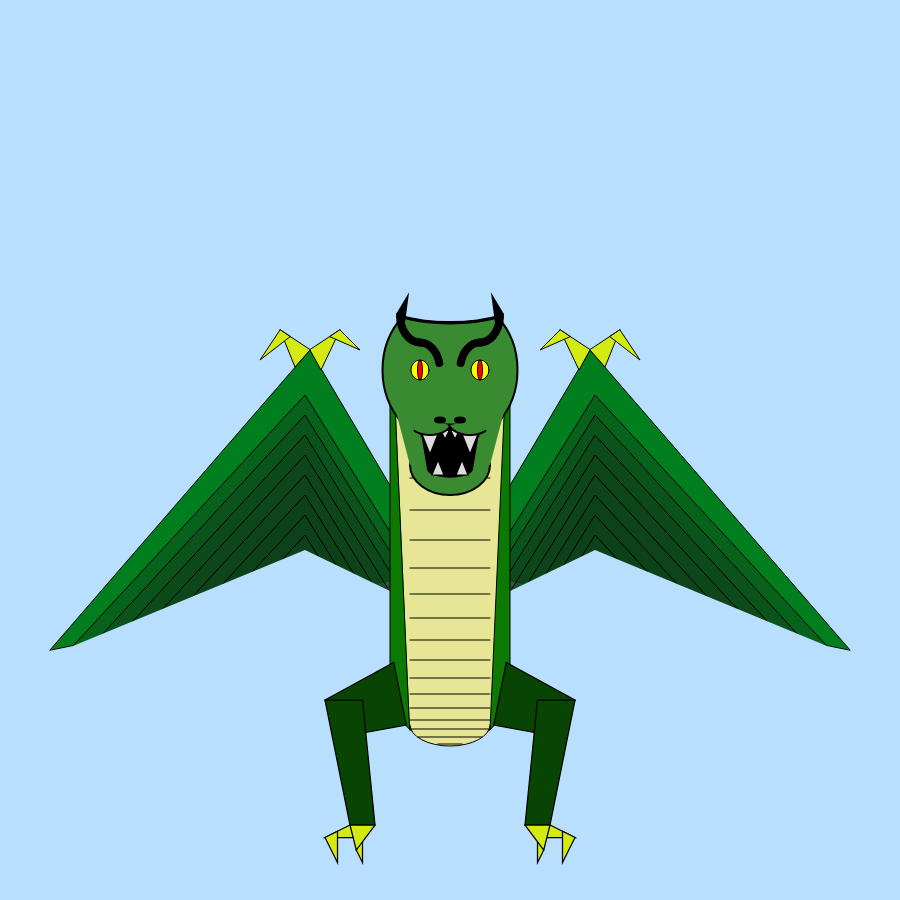
Frame 1 (no input)
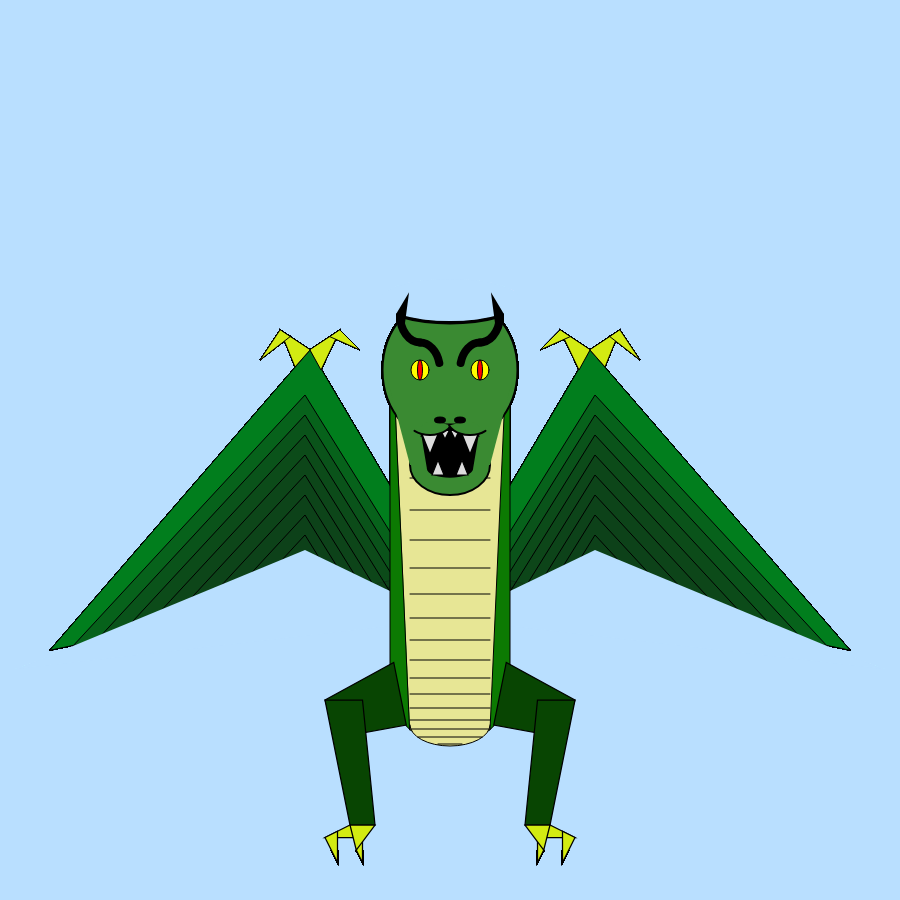
Frame 60 (no input)
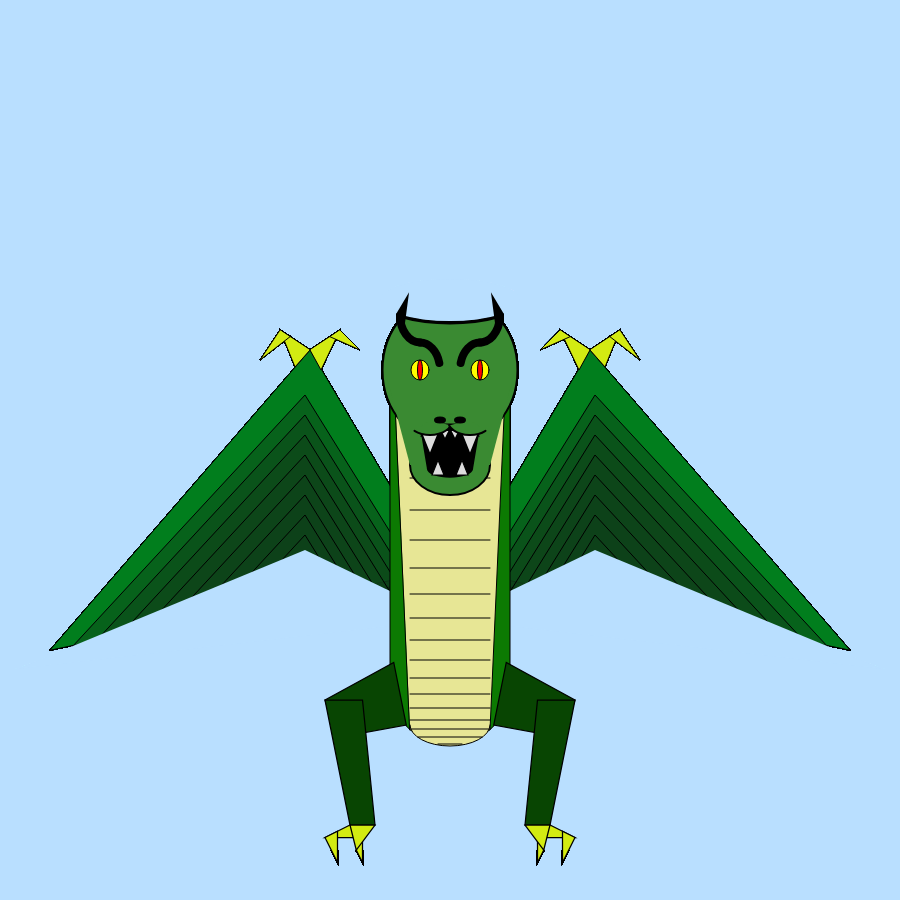
Frame 120 (the mouse pressed at the canvas centre since frame 60)

The p5.js sketch that drew these frames (run headless with seeded random() and noise() and a simulated clock; from frame 60 on, the mouse is pressed at the canvas centre):

// p5.js sketch
// ── sketch.js
function setup()
{
  createCanvas(900, 900);
  background('rgb(185, 223, 255)');

}

function draw()
{
translate(450, 450);  // set origin to middle

//Body Parameters
push();                                           //Sandbox for body
  //TAIL
  //WINGS COMPLETE
  fill('rgb(1, 126, 29)');                            //Color Wings darker green
  triangle(-10, 120, -140, -100, -400, 200);        //Wing 1 LEFT
  triangle(10, 120, 140, -100, 400, 200);           //Wing 2 RIGHT
  //INSIDE WING Color
  push();
  fill('rgba(15, 66, 26, 0.45)');
  triangle(-30, 130, -145, -55, -390, 210);
  triangle(30, 130, 145, -55, 390, 210);
  translate(0, 20);
  triangle(-30, 130, -145, -55, -390, 210);
  triangle(30, 130, 145, -55, 390, 210);
  translate(0, 20)
  triangle(-30, 130, -145, -55, -390, 210);
  triangle(30, 130, 145, -55, 390, 210);
  translate(0, 20)
  triangle(-30, 130, -145, -55, -390, 210);
  triangle(30, 130, 145, -55, 390, 210);
  translate(0, 20)
  triangle(-30, 130, -145, -55, -390, 210);
  triangle(30, 130, 145, -55, 390, 210);
  translate(0, 20)
  triangle(-30, 130, -145, -55, -390, 210);
  triangle(30, 130, 145, -55, 390, 210);
  translate(0, 20)
  triangle(-30, 130, -145, -55, -390, 210);
  triangle(30, 130, 145, -55, 390, 210);
  translate(0, 20)
  triangle(-30, 130, -145, -55, -390, 210);
  triangle(30, 130, 145, -55, 390, 210);

  pop();
  //NEGATIVE OF WINGS
  noStroke();
  fill('rgb(185, 223, 255)');                      //Nackground color for negative
  triangle(-435, 220, -145, 100, 0, 170 );       //negative part of wing 1
  quad(-435, 219, 0, 169, 0, 400, -435, 400);
  triangle(435, 220, 145, 100, 0, 170 );          //negative part of wing 2
  quad(435, 219, 0, 169, 0, 400, 435, 400);
  stroke(0);
  //CLAWS
  fill('rgb(211, 235, 18)');
  // Claws on Wings RIGHT SIDE
  triangle(140, -100, 129, -80, 110, -120 );
  triangle(110, -120, 90, -100, 120, -113.25);
  triangle(140, -100, 155, -83, 170, -120 );
  triangle(170, -120, 190, -90, 160, -113.25);
  //Claws on Wings LEFT SIDE
  triangle(-140, -100, -129, -80, -110, -120 );
  triangle(-110, -120, -90, -100, -120, -113.25);
  triangle(-140, -100, -155, -83, -170, -120 );
  triangle(-170, -120, -190, -90, -160, -113.25);

  //BODY
  fill('rgb(12, 122, 2)');                        //Color body
  rect(-60, -55, 120, 350, 0, 0, 80, 80);         //Rectangle body with rounded bottom

  //STOMACH
  push();
    fill('rgb(231, 230, 149)');                       //Stomach Color
    quad(-55, -55, 55, -55, 40, 280, -40, 280);       //Stomach
    arc(0, 275, 80, 42, radians(0), radians(180));    //Bottom of Stomach
    line(-12, 294, 12, 294);                          //Lines on Stomach from bottom to top of body
    line(-32, 287, 32, 287);
    line(-40, 279, 40, 279);
    line(-40, 270, 40, 270);
    translate(0, -12);
    line(-40, 270, 40, 270);
    translate(0, -14);
    line(-40, 270, 40, 270);
    translate(0, -16);
    line(-40, 270, 40, 270);
    translate(0, -18);
    line(-40, 270, 40, 270);
    translate(0, -20);
    line(-40, 270, 40, 270);
    translate(0, -22);
    line(-40, 270, 40, 270);
    translate(0, -24);
    line(-40, 270, 40, 270);
    translate(0, -26);
    line(-40, 270, 40, 270);
    translate(0, -28);
    line(-40, 270, 40, 270);
    translate(0, -30);
    line(-40, 270, 40, 270);
    translate(0, -32);
    line(-40, 270, 40, 270);
    translate(0, -34);
  pop();

  //LEGS
  push();                                         //sandbox for legs and claws
    scale(1.25);                                  //Make legs/claws larger
    translate(0, -50);                            //Move legs/claws up on screen
    fill('rgb(8, 69, 2)');                          //Darker green for legs
    quad(-45, 220, -35, 270, -90, 280, -100, 250);  //Upper leg LEFT
    quad(-100, 250, -70, 250, -60, 350, -80, 350);  //Lower leg LEFT
    quad(45, 220, 35, 270, 90, 280, 100, 250);      //Upper leg RIGHT
    quad(100, 250, 70, 250, 60, 350, 80, 350);      //Lower leg RIGHT

    //FEET/CLAWS
    fill('rgb(211, 235, 18)');                      //fill w/ dark purple
    triangle(-80, 350, -70, 360, -100, 360);        //Claw 1 left upper
    triangle(-100, 360, -90, 355, -90, 380);        //Claw 1 left lower
    triangle(-75, 370, -70, 355, -70, 380);         //Claw 2 left lower
    triangle(-80, 350, -60, 350, -75, 370);         //Claw 2  left upper

    triangle(80, 350, 70, 360, 100, 360);           //Claw 1 left upper
    triangle(100, 360, 90, 355, 90, 380);           //Claw 1 left lower
    triangle(75, 370, 70, 355, 70, 380);            //Claw 2 left lower
    triangle(80, 350, 60, 350, 75, 370);            //Claw 2  left upper
  pop();
pop();

//COMPLETE HEAD
push(); //Sandbox for complete head
//HEAD SHAPE

translate(0, -40);
  fill('rgb(58, 138, 50)');
  strokeWeight(2);
  ellipse(0, 55, 80, 60);                         //round BOTTOM of head
  strokeWeight(2);
  ellipse(0, -40, 135, 150);                      //round TOP of head
  noStroke();
  quad(-40, 55, 40, 55, 65, -40, -65, -40);       //head shape

  //EYES
  stroke(0);
  strokeWeight(1);
  fill("yellow");                                 //set color eye background
  ellipse(-30, -40, 18, 20);                      //first circle for eye
  fill("red");                                    //set color eye middle
  ellipse(-30, -40, 5, 20);                       //middle eye , pupil
  fill("yellow");                                 //Repeat eye and reflect on y axis
  ellipse(30, -40, 18, 20);
  fill("red");
  ellipse(30, -40, 5, 20);

  //BROWS
  fill('rgba(0, 0, 0, 0)');                           //make fill transparent
  strokeWeight(8);                                    //Set thickness
  arc(-30, -95, 40, 55, radians(90), radians(190));   //upper brow curve LEFT
  arc(30, -95, 40, 55, radians(350), radians(90));    //upper brow curve RIGHT
  fill('rgba(0, 0, 0, 0)');
  arc(-30, -40, 40, 55, radians(270), radians(340));  //lower brow curve LEFT
  arc(30, -40, 40, 55, radians(200), radians(270));   //lower brow curve RIGHT
  fill('rgb(185, 223, 255)');                         //fill with background color to create negative object
  strokeWeight(4);                                    // no stroke
  arc(0, -110, 140, 45, radians(20), radians(160));   //arc used to 'indent' head
  strokeWeight(0);
  ellipse(0, -110, 140, 42);                          //ellipse to fill background in above head
  strokeWeight(2);                                    // set stroke weight for remaining objects

  //HORNS
  push();                                         //Sandbox horn transformations
    fill(0);                                      //fill horns dblack
    strokeWeight(5);
    translate(0, -96);                            //Set origin to move horns up
    triangle(-51, 0, -45, -10, -47, 5);          //Horn LEFT
    triangle(51, 0, 45, -10, 47, 5);             //Horn RIGHT
    strokeWeight(1);
  pop();                                          //Pop horn sandbox


  //COMPLETE MOUTH AND NOSE
  push();                                   //Sandbox for mouth and nose
    translate(0, 20);                         //Set orgin up 20y from previous translate
      //MOUTH
      push();                                   //new sandbox for transformations
        scale(1.1);
        fill(0);
        quad(-15, -5, 15, -5, 25, 5, -25, 5);     //Uper mouth
        translate(0, 50);                         //Set origin to line up shapes
        fill(0);                                  //Black fill color
        scale(1.0, -1.0);                         //used to flip image
        quad(-20, 15, 20, 15, 25, 45, -25, 45);   //Lower Mouth
        ellipse(0, 15, 40, 15);                   //Round bottom of mouth
      pop();                                    //Pop sandbox for transformations
    //Top Teeth Triangles
    push();
      fill(220);                                    //fill teeth white
      stroke(0);
      strokeWeight(2);
      triangle(-30, 0, -20, 25, -10, 0);            // Big tooth LEFT
      triangle(30, 0, 20, 25, 10, 0)                //Big tooth RIGHT
      triangle(0, 0, -10, 0, -5, 10);               //Small tooth LEFT
      triangle(0, 0, 10, 0, 5, 10);                 //Small tooth RIGHT
      //Bottom Teeth
        push();                                   //Sandbox for bottom teeth
          translate(0, 45);                         //set origin to bottom of mouth
          scale(0.6,-0.6);                          //Flip on x-axis
          triangle(-30, 0, -20, 25, -10, 0);        //Big tooth LEFT
          triangle(30, 0, 20, 25, 10, 0)            //Big tooth RIGHT
        pop();                                    //Pop Bottom teeth sandbox
    pop();
    //Snout/Dimples/Nose
    fill('rgb(58, 138, 50)');
    stroke(1);
    arc(-20, -10, 45, 30, radians(15), radians (145)); //left dimple/snout
    arc(20, -10, 45, 30, radians(35), radians (165));  //right dimple/snout
    fill(0);                                           //fill nostrils black
    ellipse(-10, -10, 10, 5);                          //Nostril LEFT
    ellipse(10, -10, 10, 5);                           //Nostril RIGHT
  pop();                                             //pop sandbox for mouth and nose.
pop();                                             // pop sandbox for head.


}
